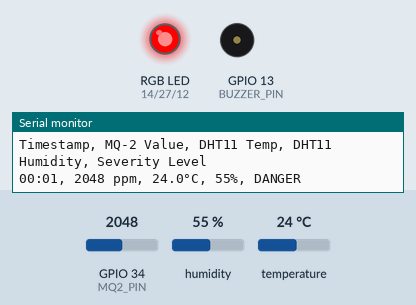
Simulated run of this sketch. Board: ESP32. Shown: an RGB LED mixed from three pins (HIGH = lit), buzzer (waves = sounding), the last lines printed to the serial monitor. The inputs (shaded band) are chosen by the test bench; at power-on: GPIO 34 (MQ2_PIN) = 2048, humidity 55 %, temperature 24 °C. Nothing arrives over Bluetooth unless stated.

Above: at 1.8 s.
1.9 s: GPIO 34 (MQ2_PIN) set to 730
5.4 s: GPIO 34 (MQ2_PIN) set to 630
At 6.8 s:
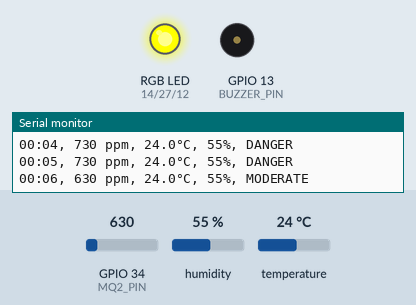
10.5 s: GPIO 34 (MQ2_PIN) set to 443
14.0 s: GPIO 34 (MQ2_PIN) set to 365
At 15.2 s:
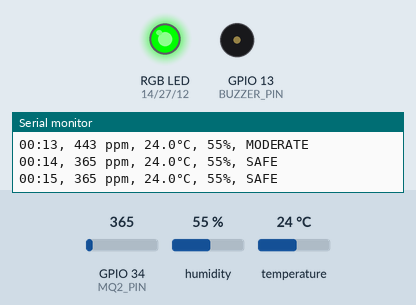
15.5 s: GPIO 34 (MQ2_PIN) set to 440
At 16.1 s:
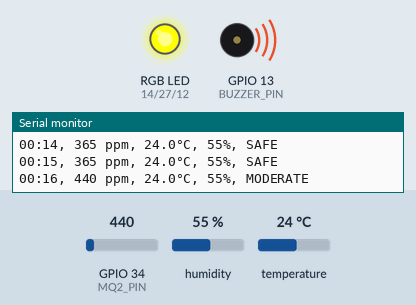
19.6 s: GPIO 34 (MQ2_PIN) set to 360
At 21.2 s:
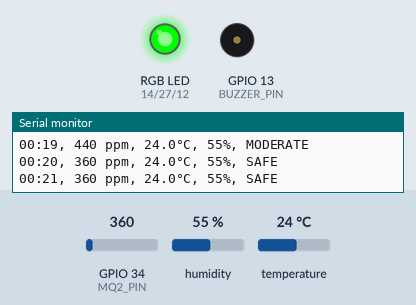
Timing chart, 0 to 22.5 s (numbered marks = the images above; inputs shaded):
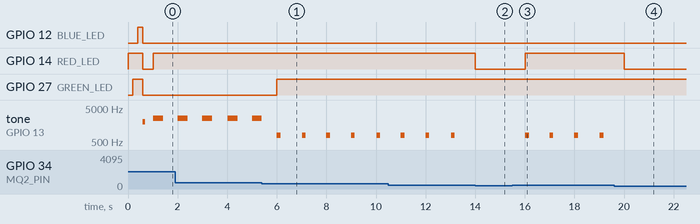

Measured:
- the behaviour switches between 700 and 699 on GPIO 34 (MQ2_PIN) (found by bisection; images 0 and 1)
- the behaviour switches between 400 and 399 on GPIO 34 (MQ2_PIN) (found by bisection; images 1 and 2)
- after the input at 5.4 s, GPIO 27 (GREEN_LED): LOW → HIGH after 0.60 s
- after the input at 14.0 s, GPIO 14 (RED_LED): HIGH → LOW at once; tone on GPIO 13 (BUZZER_PIN): stops changing and stays silent
- after the input at 15.5 s, GPIO 14 (RED_LED): LOW → HIGH after 0.52 s; tone on GPIO 13 (BUZZER_PIN): alternates 800 Hz for 0.15 s and silent for 0.85 s, starting after 0.52 s
- after the input at 19.6 s, GPIO 14 (RED_LED): HIGH → LOW after 0.40 s; tone on GPIO 13 (BUZZER_PIN): stops changing and stays silent
- by itself, tone on GPIO 13 (BUZZER_PIN): repeats every 1.0 s: 800 Hz 0.15 s, silent 0.87 s

The sketch:

smartmonitor.ino
```cpp
#include <DHT.h>
#include "BluetoothSerial.h"

// Check if Bluetooth is properly configured in the board settings
#if !defined(CONFIG_BT_ENABLED) || !defined(CONFIG_BLUEDROID_ENABLED)
#error Bluetooth is not enabled! Please run make menuconfig to enable it.
#endif

// Pin Definitions
#define MQ2_PIN 34
#define DHTPIN 4
#define DHTTYPE DHT11

#define RED_LED 14
#define GREEN_LED 27
#define BLUE_LED 12
#define BUZZER_PIN 13

// Threshold Configuration (Analog raw ADC values: 0 to 4095)
const int THRESHOLD_MODERATE = 400; // Corresponds roughly to ~350-450 ppm
const int THRESHOLD_DANGER   = 700; // Corresponds roughly to >700 ppm

// Severity States
enum Severity { SAFE, MODERATE, DANGER };
Severity currentStatus = SAFE;

// Object initializations
DHT dht(DHTPIN, DHTTYPE);
BluetoothSerial ESP_BT;

// Track time without using delay() in loop for non-blocking operations
unsigned long lastLogTime = 0;
const unsigned long logInterval = 1000; // Log data every 1 second
unsigned long secondsCounter = 1;

void setup() {
  // Initialize Hardwired Serial for local CSV logging
  Serial.begin(115200);

  // Initialize Bluetooth Classic
  ESP_BT.begin("Milan_Home_AirMonitor");

  // Initialize Sensors & Pins
  dht.begin();
  pinMode(MQ2_PIN, INPUT);
  pinMode(RED_LED, OUTPUT);
  pinMode(GREEN_LED, OUTPUT);
  pinMode(BLUE_LED, OUTPUT);
  pinMode(BUZZER_PIN, OUTPUT);

  // Run Baseline Calibration Routine on boot
  runSensorCalibration();

  // Print CSV Header to Serial Monitor
  Serial.println("\nTimestamp, MQ-2 Value, DHT11 Temp, DHT11 Humidity, Severity Level");
}

void loop() {
  unsigned long currentMillis = millis();

  // Non-blocking timer for execution loop every 1 second
  if (currentMillis - lastLogTime >= logInterval) {
    lastLogTime = currentMillis;

    // 1. Read environmental data from sensors
    int mq2Raw = analogRead(MQ2_PIN);
    float temperature = dht.readTemperature();
    float humidity = dht.readHumidity();

    // Verification check for local DHT11 sensor stability
    if (isnan(temperature) || isnan(humidity)) {
      temperature = 0.0;
      humidity = 0.0;
    }

    // 2. Evaluate threshold severity logic
    Severity newStatus = SAFE;
    if (mq2Raw >= THRESHOLD_DANGER) {
      newStatus = DANGER;
    } else if (mq2Raw >= THRESHOLD_MODERATE) {
      newStatus = MODERATE;
    } else {
      newStatus = SAFE;
    }

    // 3. Handle Alert Escalations & State Changes
    executeHardwareAlerts(newStatus);

    if (newStatus != currentStatus) {
      sendBluetoothAlert(newStatus, mq2Raw, temperature, humidity);
      currentStatus = newStatus;
    }

    // 4. Print structured local CSV string to Serial Monitor
    printCSVData(mq2Raw, temperature, humidity, newStatus);

    secondsCounter++;
  }
}

// Baseline Sensor Calibration Loop
void runSensorCalibration() {
  Serial.println("Initializing system... Calibrating MQ-2 Baseline sensor.");
  // Visual setup indicator: cycle the indicator colors
  digitalWrite(RED_LED, HIGH); delay(200);
  digitalWrite(GREEN_LED, HIGH); delay(200);
  digitalWrite(BLUE_LED, HIGH); delay(200);

  // Quick chirp signaling sensor warm up complete
  tone(BUZZER_PIN, 2000, 100);

  digitalWrite(RED_LED, LOW);
  digitalWrite(GREEN_LED, LOW);
  digitalWrite(BLUE_LED, LOW);
  Serial.println("Calibration complete. Device is ready.");
}

// Execution block managing RGB Indicators and multi-tone buzzer states
void executeHardwareAlerts(Severity status) {
  switch (status) {
    case SAFE:
      // Solid Green indicator
      digitalWrite(GREEN_LED, HIGH);
      digitalWrite(RED_LED, LOW);
      digitalWrite(BLUE_LED, LOW);
      noTone(BUZZER_PIN); // Silent execution
      break;

    case MODERATE:
      // Yellow Mix (Red + Green)
      digitalWrite(RED_LED, HIGH);
      digitalWrite(GREEN_LED, HIGH);
      digitalWrite(BLUE_LED, LOW);
      // Low, continuous caution pulse tone
      tone(BUZZER_PIN, 800, 150);
      break;

    case DANGER:
      // Solid Red indicator
      digitalWrite(RED_LED, HIGH);
      digitalWrite(GREEN_LED, LOW);
      digitalWrite(BLUE_LED, LOW);
      // Piercing high-pitch emergency alarm tone
      tone(BUZZER_PIN, 2500, 400);
      break;
  }
}

// Standardized structure outputting CSV layout directly via Serial
void printCSVData(int mqValue, float temp, float hum, Severity status) {
  // Format simulated timestamp mm:ss
  char timeStr[6];
  sprintf(timeStr, "%02d:%02d", (secondsCounter / 60) % 60, secondsCounter % 60);

  Serial.print(timeStr);
  Serial.print(", ");
  Serial.print(mqValue);
  Serial.print(" ppm, ");
  Serial.print(temp, 1);
  Serial.print("°C, ");
  Serial.print(hum, 0);
  Serial.print("%, ");

  if (status == SAFE) Serial.println("SAFE");
  else if (status == MODERATE) Serial.println("MODERATE");
  else if (status == DANGER) Serial.println("DANGER");
}

// Local Fallback Transmission Pipeline over Classic Bluetooth
void sendBluetoothAlert(Severity status, int mqValue, float temp, float hum) {
  if (ESP_BT.availableForWrite()) {
    ESP_BT.println("--------------------------------");
    switch (status) {
      case SAFE:
        ESP_BT.println("STATUS: SAFE");
        ESP_BT.print("Gas: "); ESP_BT.println(mqValue);
        ESP_BT.print("Temp: "); ESP_BT.print(temp, 1); ESP_BT.println("C");
        ESP_BT.print("Humidity: "); ESP_BT.print(hum, 0); ESP_BT.println("%");
        break;

      case MODERATE:
        ESP_BT.println("WARNING!!");
        ESP_BT.println("Moderate Smoke Detected");
        ESP_BT.print("Gas = "); ESP_BT.println(mqValue);
        ESP_BT.println("Action Required: Check Fireplace");
        break;

      case DANGER:
        ESP_BT.println("ALERT: DANGER!!");
        ESP_BT.println("Smoke Level Critical!");
        ESP_BT.print("Gas = "); ESP_BT.println(mqValue);
        ESP_BT.println("Immediate Action: Open Windows & Leave Room if Necessary");
        break;
    }
    ESP_BT.println("--------------------------------");
  }
}
```
